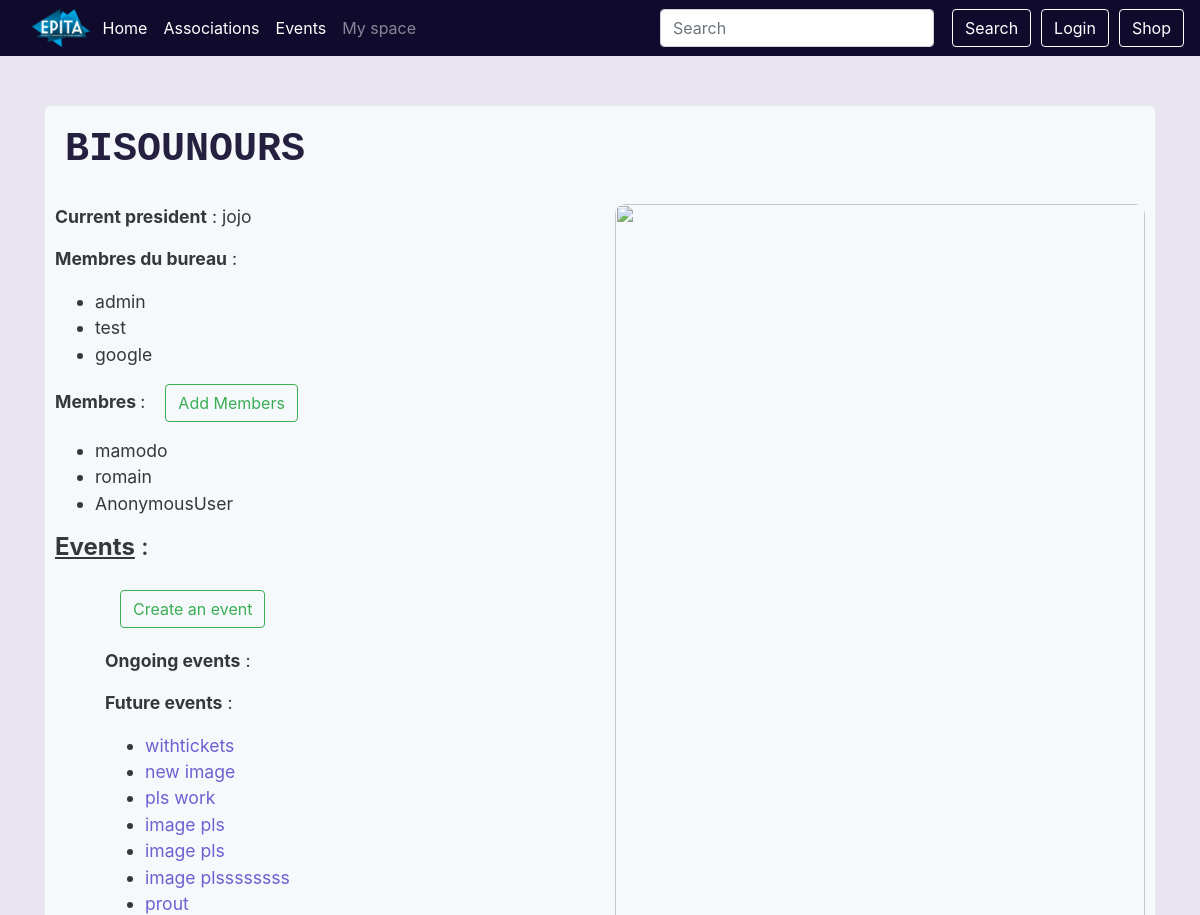
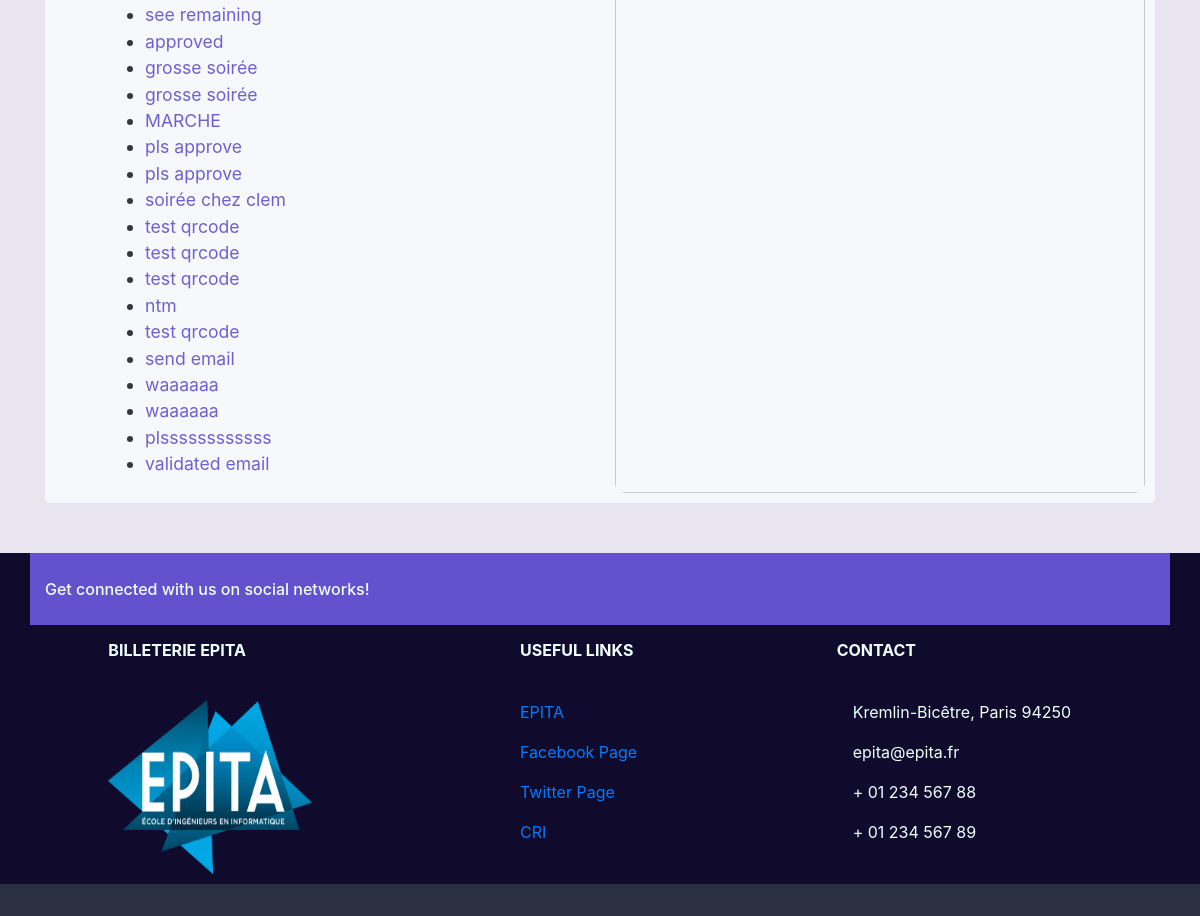
Before: /assos/1 with the older database file (2 pictures, top to bottom).
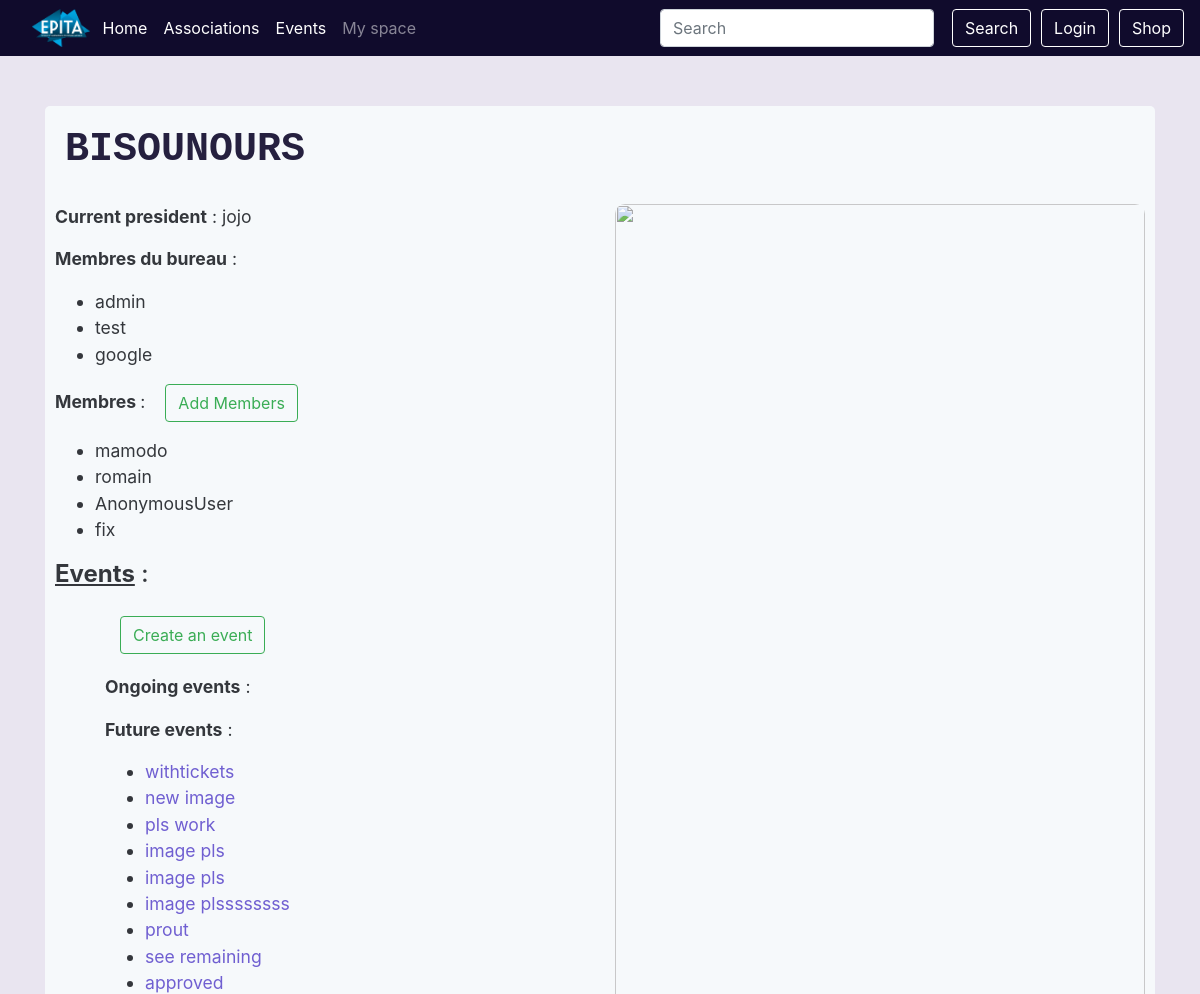
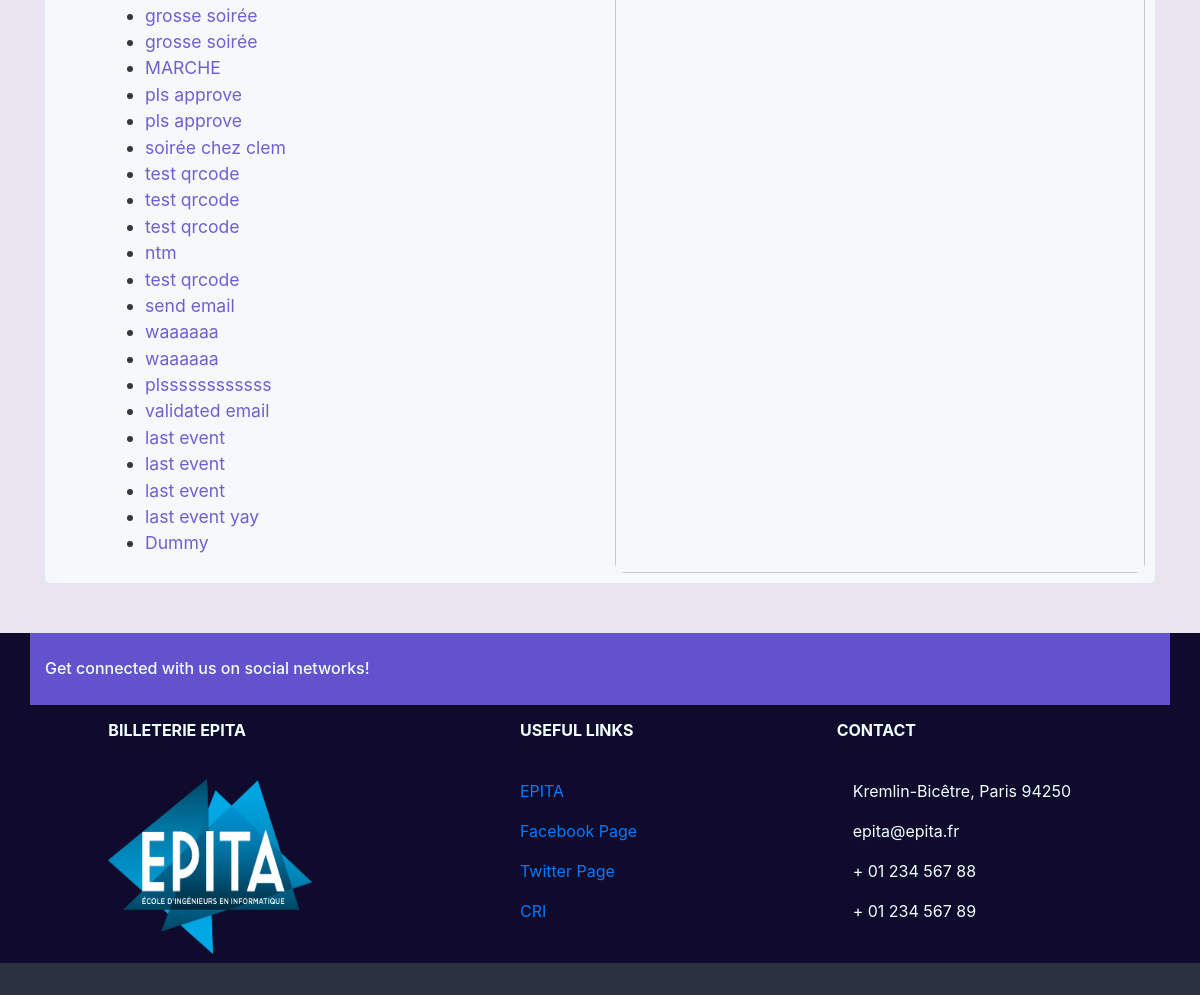
After: the same page with the newer database file (2 pictures, top to bottom).
### event/models.py (models this page shows, shortened)
class Manager(models.Model):
    user = models.ForeignKey(User, on_delete=models.CASCADE,
                             related_name="managerships")
    assos_id = models.ForeignKey(Association, on_delete=models.CASCADE,
                                 related_name='managers')
    member = CompositeOneToOneField(Member, on_delete=models.CASCADE,
                                    to_fields={"assos_id", "user"})
    class Meta:
        verbose_name = _("Member of the Bureau")
        verbose_name_plural = _("Members of the Bureau")

class Member(models.Model):
    assos_id = models.ForeignKey(Association, related_name='members',
                                 on_delete=models.CASCADE)
    user = models.ForeignKey(User, related_name='memberships',
                             on_delete=models.CASCADE)
    class Meta:
        verbose_name = _("Member")
        verbose_name_plural = _("Members")
        unique_together = ('assos_id', 'user')

class Event(models.Model):
    PENDING = 'P'
    APPROVED = 'A'
    VALIDATED = 'V'
    REFUSED = 'R'
    CANCELABLE = 'c'
    CANCELED = 'C'
    EVENT_STATE_CHOICES = (
        (PENDING, _("Pending")),
        (APPROVED, _("Approved")),
        (REFUSED, _("Refused")),
        (CANCELED, _("Canceled")),
        (CANCELABLE, _("Canceled by the president")),
        (VALIDATED, _("Validated by the president")),
    )
    title = models.CharField(_("Title of the event"), max_length=64,
                             validators=[UnicodeValidator()])
    event_state = models.CharField(_("State of the event"), max_length=1,
                                   choices=EVENT_STATE_CHOICES,
                                   default=PENDING)
    manager_id = models.ForeignKey(Manager, on_delete=models.SET_NULL,
                                   null=True, blank=True)
    start = models.DateTimeField(_("Start date and time"))
    end = models.DateTimeField(_("End date and time"))
    ticket_deadline = models.DateTimeField(_("Deadline to buy tickets"),
                                           null=True, blank=True)
    assos_id = models.ForeignKey(Association, on_delete=models.CASCADE,
                                 related_name='events')
    address_id = AddressField(on_delete=models.PROTECT)
    premium_flag = models.BooleanField(_("Premium"), default=False)
    image = models.ImageField(_("Event's cover image"),
                              default='event_pics/default.jpg',
                              upload_to='event_pics/uploads/')
    see_remaining = models.BooleanField(_("See remaining tickets"),
                                        default=False)
    def __init__(self, *args, **kwargs):
        super(Event, self).__init__(*args, **kwargs)
        print('WOW')
    class Meta:
        verbose_name = (_("Event"))
        verbose_name_plural = (_("Events"))
        permissions = (
            ('access_dashboard', 'User can access this event\'s dashboard'),
            ('approve_event', 'User can approve of the event'),
            ('choose_premium', 'User can make an event premium or not'),
            ('cancel_event', 'User can cancel the event'),
        )

### event/views.py (the view, shortened to what this page needs)
# urls.py: path('assos/<int:pk>', views.AssosDetailView.as_view(), name='asso_detail'),
class AssosDetailView(generic.DetailView, generic.edit.FormMixin):
    model = Association
    template_name = 'assos_detail.html'
    form_class = AddMemberForm
    def get_form_kwargs(self):
        kwargs = super(AssosDetailView, self).get_form_kwargs()
        kwargs.update({'user': self.request.user, 'asso' : self.get_object()})
        return kwargs
    def get_context_data(self, **kwargs):
        context = super().get_context_data(**kwargs)
        assos = self.get_object()
        try:
            president = assos.president
        except President.DoesNotExist:
            president = None
        context['president'] = president
        president = User.objects.none() if president is None else [president.user]
        managers = assos.managers.all().exclude(user__in=president)
        context['managers'] = managers
        managers = managers.values_list('user', flat=True)
        members = assos.members.all().exclude(user__in=managers).exclude(user__in=president)
        context['members'] = members
        events = assos.events.all()
        now = timezone.now()
        context['future_events'] = events.filter(start__gt=now)
        context['ongoing_events'] = events.filter(start__lte=now, end__gt=now)
        context['form'] = self.get_form()
        return context

### event/forms.py (shortened to what this page needs)
class AddMemberForm(forms.Form):
        def __init__(self, *args, **kwargs):
            self.asso = kwargs.pop('asso', None)
            self.user = kwargs.pop('user', None)
            super(AddMemberForm,self).__init__(*args,**kwargs)
            unwanted = self.asso.members.all().values_list('user', flat=True)
            self.fields['users'].queryset = User.objects.all().exclude(id__in=unwanted)
        users = forms.ModelMultipleChoiceField(label=_("Members to add"),
        queryset=User.objects.none(),
        widget=forms.SelectMultiple(attrs={"class" : "form-control select-multiple"}),
        required=False)

### shop/cart.py (called while the page is built)
def _cart_id(request):
    if 'cart_id' not in request.session:
        request.session['cart_id'] = _generate_cart_id()
    return request.session['cart_id']

def _generate_cart_id():
    import string, random
    return ''.join([random.choice(string.ascii_letters + string.digits) for _ in range(50)])

def get_all_cart_items(request):
    return CartItem.objects.filter(cart_id = _cart_id(request))

def item_count(request):
    return get_all_cart_items(request).count()

### templates/assos_detail.html (shortened to what this page needs)
{% extends "base.html" %}
{% load static %}
{% load guardian_tags %}
{%block content %}
    <div style="font-size:1.1rem;"class="container basic-block">
        <h1 style="font-family:'Courier New', Courier, monospace; font-weight:bolder; color:#100b2c; text-transform: uppercase; margin:10px; margin-bottom: 30px;">{{object.name}}</h1>
        {% if president %}
        <div class="row">
            <article class="col-xs-4 col-sm-4 col-md-4 col-lg-6">
                <p><b>Current president</b> : {{president.user.username}}</p>
                {% else %}
                <p><b>President</b> : Anonymous</p>
                {% endif %}
                <p><b>Membres du bureau</b> :</p>
                <ul style="">
                    {% for manager in managers %}
                    <li>{{manager.user.username}}
                    </li>
                    {% endfor %}
                </ul>
                <p><b>Membres </b> :<button style="margin-left:20px;" class="btn btn-outline-success" onclick="display('add_members')">Add Members</button></p>
                <ul>
                    {% for member in members %}
                        <li>{{member.user.username}}
                        </li>
                    {% endfor %}
                </ul>
                <h4><b style="text-decoration: underline;">Events</b> :</h4>
                <div style="margin-left:50px;">
                    {% if "create_event" in assos_perms or perms.event.create_event %}
                    <a style="margin:15px;" href="{% url 'event:event_creation' asso=object.pk%}">
                    <button style="margin-top:20px;" class="btn btn-outline-success">Create an event</button>
                    </a>
                    {% endif %}
                    <p style="margin-top:20px;"><b>Ongoing events</b> :</p>
                    <p><b>Future events</b> :</p>
                    <ul>
                        {% for event in future_events %}
                        <li><a style="color:#6351ce; "href="{% url 'event:event_detail' event.id %}">{{event.title}}</a></li>
                        {% endfor %}
                    </ul>
                </div>
            </article>
            <article class="col-xs-4 col-sm-4 col-md-4 col-lg-6">
                <img src="{% static "img/assos_detail_img.png"%}" style="
                    opacity: 0.9;
                    height:100%;
                    width:100%;
                    border-radius: 10px;
                ">
            </article>
        </div>
    </div>
{% endblock content %}

Changed rows visible on the page:
added Member: user.username "fix"
added Event: title "last event"
added Event: title "last event"
added Event: title "last event"
added Event: title "last event yay"
added Event: title "Dummy"
